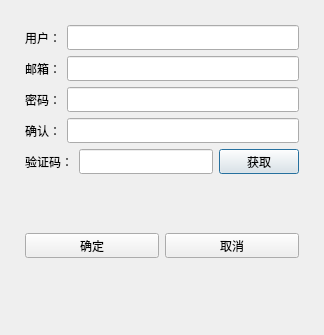
<?xml version="1.0" encoding="UTF-8"?>
<ui version="4.0">
 <class>RegisterDialog</class>
 <widget class="QDialog" name="RegisterDialog">
  <property name="geometry">
   <rect>
    <x>0</x>
    <y>0</y>
    <width>324</width>
    <height>335</height>
   </rect>
  </property>
  <property name="windowTitle">
   <string>Dialog</string>
  </property>
  <layout class="QVBoxLayout" name="verticalLayout_2">
   <item>
    <layout class="QVBoxLayout" name="verticalLayout">
     <property name="leftMargin">
      <number>5</number>
     </property>
     <property name="topMargin">
      <number>5</number>
     </property>
     <property name="rightMargin">
      <number>5</number>
     </property>
     <property name="bottomMargin">
      <number>5</number>
     </property>
     <item>
      <widget class="QStackedWidget" name="stackedWidget">
       <widget class="QWidget" name="page">
        <layout class="QVBoxLayout" name="verticalLayout_3">
         <item>
          <layout class="QHBoxLayout" name="horizontalLayout">
           <item>
            <widget class="QLabel" name="user_label">
             <property name="minimumSize">
              <size>
               <width>0</width>
               <height>25</height>
              </size>
             </property>
             <property name="maximumSize">
              <size>
               <width>16777215</width>
               <height>25</height>
              </size>
             </property>
             <property name="text">
              <string>用户：</string>
             </property>
            </widget>
           </item>
           <item>
            <widget class="QLineEdit" name="user_edit">
             <property name="minimumSize">
              <size>
               <width>0</width>
               <height>25</height>
              </size>
             </property>
             <property name="maximumSize">
              <size>
               <width>16777215</width>
               <height>25</height>
              </size>
             </property>
            </widget>
           </item>
          </layout>
         </item>
         <item>
          <layout class="QHBoxLayout" name="horizontalLayout_4">
           <item>
            <widget class="QLabel" name="email_label">
             <property name="minimumSize">
              <size>
               <width>0</width>
               <height>25</height>
              </size>
             </property>
             <property name="maximumSize">
              <size>
               <width>16777215</width>
               <height>25</height>
              </size>
             </property>
             <property name="text">
              <string>邮箱：</string>
             </property>
            </widget>
           </item>
           <item>
            <widget class="QLineEdit" name="email_edit">
             <property name="minimumSize">
              <size>
               <width>0</width>
               <height>25</height>
              </size>
             </property>
             <property name="maximumSize">
              <size>
               <width>16777215</width>
               <height>25</height>
              </size>
             </property>
            </widget>
           </item>
          </layout>
         </item>
         <item>
          <layout class="QHBoxLayout" name="horizontalLayout_5">
           <item>
            <widget class="QLabel" name="pass_label">
             <property name="minimumSize">
              <size>
               <width>0</width>
               <height>25</height>
              </size>
             </property>
             <property name="maximumSize">
              <size>
               <width>16777215</width>
               <height>25</height>
              </size>
             </property>
             <property name="text">
              <string>密码：</string>
             </property>
            </widget>
           </item>
           <item>
            <widget class="QLineEdit" name="pass_edit">
             <property name="minimumSize">
              <size>
               <width>0</width>
               <height>25</height>
              </size>
             </property>
             <property name="maximumSize">
              <size>
               <width>16777215</width>
               <height>25</height>
              </size>
             </property>
            </widget>
           </item>
          </layout>
         </item>
         <item>
          <layout class="QHBoxLayout" name="horizontalLayout_6">
           <item>
            <widget class="QLabel" name="confirm_label">
             <property name="minimumSize">
              <size>
               <width>0</width>
               <height>25</height>
              </size>
             </property>
             <property name="maximumSize">
              <size>
               <width>16777215</width>
               <height>25</height>
              </size>
             </property>
             <property name="text">
              <string>确认：</string>
             </property>
            </widget>
           </item>
           <item>
            <widget class="QLineEdit" name="confirm_edit">
             <property name="minimumSize">
              <size>
               <width>0</width>
               <height>25</height>
              </size>
             </property>
             <property name="maximumSize">
              <size>
               <width>16777215</width>
               <height>25</height>
              </size>
             </property>
            </widget>
           </item>
          </layout>
         </item>
         <item>
          <layout class="QHBoxLayout" name="horizontalLayout_7">
           <item>
            <widget class="QLabel" name="verify_label">
             <property name="minimumSize">
              <size>
               <width>0</width>
               <height>25</height>
              </size>
             </property>
             <property name="maximumSize">
              <size>
               <width>16777215</width>
               <height>25</height>
              </size>
             </property>
             <property name="text">
              <string>验证码：</string>
             </property>
            </widget>
           </item>
           <item>
            <widget class="QLineEdit" name="verify_edit">
             <property name="minimumSize">
              <size>
               <width>0</width>
               <height>25</height>
              </size>
             </property>
             <property name="maximumSize">
              <size>
               <width>16777215</width>
               <height>25</height>
              </size>
             </property>
            </widget>
           </item>
           <item>
            <widget class="QPushButton" name="verify_btn">
             <property name="minimumSize">
              <size>
               <width>0</width>
               <height>25</height>
              </size>
             </property>
             <property name="maximumSize">
              <size>
               <width>16777215</width>
               <height>25</height>
              </size>
             </property>
             <property name="text">
              <string>获取</string>
             </property>
            </widget>
           </item>
          </layout>
         </item>
         <item>
          <spacer name="verticalSpacer">
           <property name="orientation">
            <enum>Qt::Vertical</enum>
           </property>
           <property name="sizeHint" stdset="0">
            <size>
             <width>20</width>
             <height>40</height>
            </size>
           </property>
          </spacer>
         </item>
         <item>
          <layout class="QHBoxLayout" name="horizontalLayout_8">
           <item>
            <widget class="QPushButton" name="confirm_btn">
             <property name="minimumSize">
              <size>
               <width>0</width>
               <height>25</height>
              </size>
             </property>
             <property name="maximumSize">
              <size>
               <width>16777215</width>
               <height>25</height>
              </size>
             </property>
             <property name="text">
              <string>确定</string>
             </property>
            </widget>
           </item>
           <item>
            <widget class="QPushButton" name="cancel_btn">
             <property name="minimumSize">
              <size>
               <width>0</width>
               <height>25</height>
              </size>
             </property>
             <property name="maximumSize">
              <size>
               <width>16777215</width>
               <height>25</height>
              </size>
             </property>
             <property name="text">
              <string>取消</string>
             </property>
            </widget>
           </item>
          </layout>
         </item>
         <item>
          <spacer name="verticalSpacer_2">
           <property name="orientation">
            <enum>Qt::Vertical</enum>
           </property>
           <property name="sizeHint" stdset="0">
            <size>
             <width>20</width>
             <height>40</height>
            </size>
           </property>
          </spacer>
         </item>
        </layout>
       </widget>
       <widget class="QWidget" name="page_2"/>
      </widget>
     </item>
    </layout>
   </item>
  </layout>
 </widget>
 <resources/>
 <connections/>
</ui>
